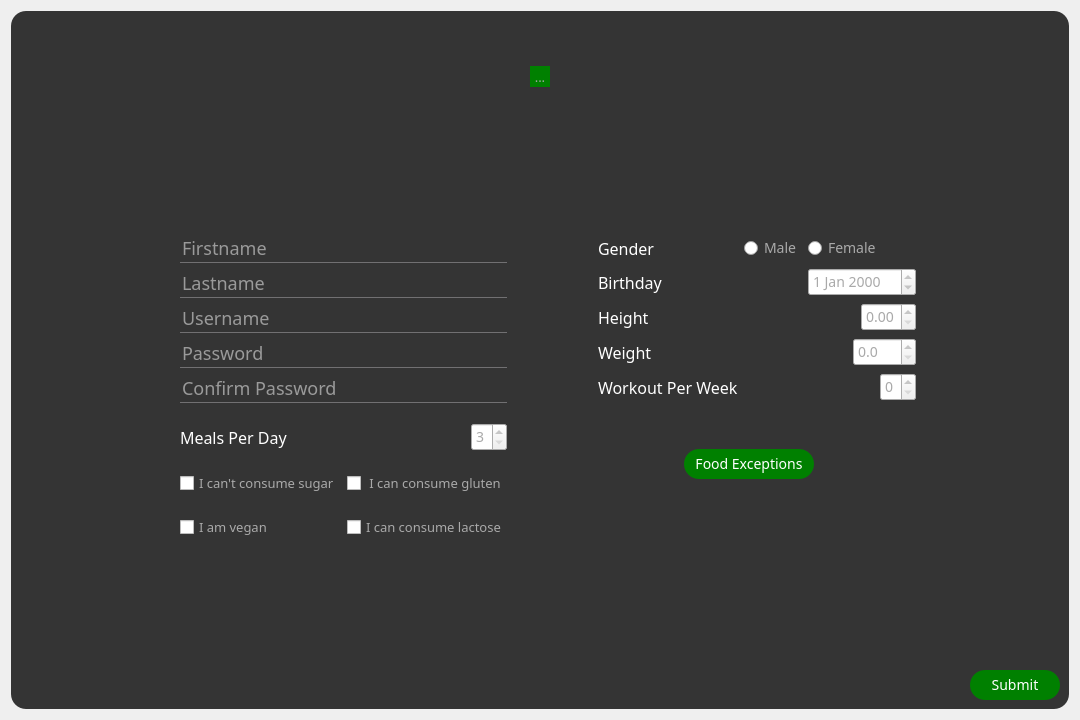
<?xml version="1.0" encoding="UTF-8"?>
<ui version="4.0">
 <class>CreateProfile</class>
 <widget class="QDialog" name="CreateProfile">
  <property name="geometry">
   <rect>
    <x>0</x>
    <y>0</y>
    <width>1080</width>
    <height>720</height>
   </rect>
  </property>
  <property name="windowTitle">
   <string>Create Profile</string>
  </property>
  <property name="styleSheet">
   <string notr="true">*{
	font-family:century gothic;
	font-size: 16px;
}


QFrame{
	background:rgba(0, 0, 0, 200);
	border-radius: 15px;
}

#frame_2{
	background:transparent;
}
QPushButton{
	font-size:14px;
	background:green;
	border-radius: 15px;
}

QToolButton{
	background:green;
	border-style: solid;
	color:darkgray;
	font-size:13px;
	border-radius: 60px;
}

QToolButton:hover{
	background:#16a016;
	border-style: solid;
	color:darkgray;
	font-size:13px;
	border-radius: 60px;
}

QLabel{
	color: white;
	background:transparent;
}

QPushButton{
	color:white;
	/* border-radius: 15px; */
}

QPushButton:hover{
	/*color:darkgray;*/
	background-color:#16a016;
	border: black;
	/* border-radius: 15px; */
}

QLineEdit{
	background: transparent;
	border: none;
/*	color: #717072;*/
color:white;
	border-bottom: 1px solid #717072;
	font-size: 18px;

}

QCheckBox{
	font-size:13px;
	background: none;
	color:darkgray;
}

#formLayout{
color:white;
}

#CreateProfile{
	background: url(/home/groumeliotis/project/Sarah/images/background.jpg);
}

#pushButton_forgot_pwd{
	background: transparent;
	font-size: 12px;

}
#pushButton_forgot_pwd:hover{
	background: transparent;
	font-size: 13px;
}

#label_usr{
	font-size:15px;
	color:red;
}
#label_pwd{
	font-size:15px;
	color:red;
}
#label_logo_S{
	font-size:40px;
    font-family: 'Times New Roman', Times, serif;
}

#label_logo_arah{
	font-size:14px;
    font-family: 'Times New Roman', Times, serif;
}

QRadioButton{
	font-size: 14px;
	color: darkgray;
}

QDateEdit{
	font-size: 14px;
	color: darkgray;
}

QSpinBox{
	font-size: 14px;
	color: darkgray;
}

QDoubleSpinBox{
	font-size: 14px;
	color: darkgray;
}
#label_userExist{
	font-size:15px;
	color:red;
}
#label_pnm{
	font-size:15px;
	color:red;
}
#label_gender{
	font-size:15px;
	color:red;
}

#label_weight{
	font-size:15px;
	color:red;
}

#label_height{
	font-size:15px;
	color:red;
}

#label_lname{
	font-size:15px;
	color:red;
}

#label_fname{
	font-size:15px;
	color:red;
}</string>
  </property>
  <layout class="QGridLayout" name="gridLayout_6">
   <item row="0" column="0">
    <widget class="QFrame" name="frame">
     <property name="frameShape">
      <enum>QFrame::StyledPanel</enum>
     </property>
     <property name="frameShadow">
      <enum>QFrame::Raised</enum>
     </property>
     <layout class="QGridLayout" name="gridLayout_2">
      <item row="6" column="1">
       <spacer name="verticalSpacer">
        <property name="orientation">
         <enum>Qt::Vertical</enum>
        </property>
        <property name="sizeHint" stdset="0">
         <size>
          <width>20</width>
          <height>40</height>
         </size>
        </property>
       </spacer>
      </item>
      <item row="2" column="1">
       <spacer name="verticalSpacer_2">
        <property name="orientation">
         <enum>Qt::Vertical</enum>
        </property>
        <property name="sizeHint" stdset="0">
         <size>
          <width>20</width>
          <height>40</height>
         </size>
        </property>
       </spacer>
      </item>
      <item row="6" column="2" alignment="Qt::AlignRight|Qt::AlignBottom">
       <widget class="QPushButton" name="pushButton_submit">
        <property name="sizePolicy">
         <sizepolicy hsizetype="Fixed" vsizetype="Fixed">
          <horstretch>0</horstretch>
          <verstretch>0</verstretch>
         </sizepolicy>
        </property>
        <property name="minimumSize">
         <size>
          <width>90</width>
          <height>30</height>
         </size>
        </property>
        <property name="text">
         <string>Submit</string>
        </property>
       </widget>
      </item>
      <item row="3" column="0">
       <spacer name="horizontalSpacer_3">
        <property name="orientation">
         <enum>Qt::Horizontal</enum>
        </property>
        <property name="sizeHint" stdset="0">
         <size>
          <width>40</width>
          <height>20</height>
         </size>
        </property>
       </spacer>
      </item>
      <item row="0" column="0">
       <widget class="QFrame" name="frame_2">
        <property name="sizePolicy">
         <sizepolicy hsizetype="Fixed" vsizetype="Fixed">
          <horstretch>0</horstretch>
          <verstretch>0</verstretch>
         </sizepolicy>
        </property>
        <property name="minimumSize">
         <size>
          <width>100</width>
          <height>40</height>
         </size>
        </property>
        <property name="frameShape">
         <enum>QFrame::StyledPanel</enum>
        </property>
        <property name="frameShadow">
         <enum>QFrame::Raised</enum>
        </property>
        <layout class="QGridLayout" name="gridLayout_7">
         <item row="0" column="0">
          <widget class="QLabel" name="label_logo_arah">
           <property name="text">
            <string/>
           </property>
          </widget>
         </item>
        </layout>
       </widget>
      </item>
      <item row="0" column="1">
       <spacer name="verticalSpacer_3">
        <property name="orientation">
         <enum>Qt::Vertical</enum>
        </property>
        <property name="sizeType">
         <enum>QSizePolicy::Fixed</enum>
        </property>
        <property name="sizeHint" stdset="0">
         <size>
          <width>20</width>
          <height>40</height>
         </size>
        </property>
       </spacer>
      </item>
      <item row="3" column="2">
       <spacer name="horizontalSpacer">
        <property name="orientation">
         <enum>Qt::Horizontal</enum>
        </property>
        <property name="sizeType">
         <enum>QSizePolicy::Expanding</enum>
        </property>
        <property name="sizeHint" stdset="0">
         <size>
          <width>70</width>
          <height>20</height>
         </size>
        </property>
       </spacer>
      </item>
      <item row="3" column="1">
       <layout class="QGridLayout" name="gridLayout">
        <item row="1" column="1">
         <layout class="QGridLayout" name="gridLayout_5">
          <item row="0" column="1">
           <widget class="QLabel" name="label_6">
            <property name="text">
             <string>Meals Per Day</string>
            </property>
           </widget>
          </item>
          <item row="0" column="2" alignment="Qt::AlignRight">
           <widget class="QSpinBox" name="spinBox_meals">
            <property name="minimum">
             <number>3</number>
            </property>
            <property name="maximum">
             <number>5</number>
            </property>
           </widget>
          </item>
          <item row="1" column="2">
           <widget class="QCheckBox" name="gluten">
            <property name="text">
             <string> I can consume gluten</string>
            </property>
           </widget>
          </item>
          <item row="1" column="1">
           <widget class="QCheckBox" name="diabetic">
            <property name="text">
             <string>I can't consume sugar</string>
            </property>
           </widget>
          </item>
          <item row="2" column="1">
           <widget class="QCheckBox" name="vegan">
            <property name="text">
             <string>I am vegan</string>
            </property>
           </widget>
          </item>
          <item row="2" column="2">
           <widget class="QCheckBox" name="lact">
            <property name="text">
             <string>I can consume lactose</string>
            </property>
           </widget>
          </item>
          <item row="0" column="0">
           <widget class="QLabel" name="label_7">
            <property name="text">
             <string/>
            </property>
           </widget>
          </item>
         </layout>
        </item>
        <item row="0" column="2">
         <spacer name="horizontalSpacer_2">
          <property name="orientation">
           <enum>Qt::Horizontal</enum>
          </property>
          <property name="sizeType">
           <enum>QSizePolicy::Fixed</enum>
          </property>
          <property name="sizeHint" stdset="0">
           <size>
            <width>70</width>
            <height>20</height>
           </size>
          </property>
         </spacer>
        </item>
        <item row="0" column="3">
         <layout class="QGridLayout" name="gridLayout_4">
          <item row="0" column="2">
           <widget class="QRadioButton" name="male">
            <property name="text">
             <string>Male</string>
            </property>
           </widget>
          </item>
          <item row="0" column="3">
           <widget class="QRadioButton" name="female">
            <property name="text">
             <string>Female</string>
            </property>
           </widget>
          </item>
          <item row="2" column="1">
           <widget class="QLabel" name="label_3">
            <property name="text">
             <string>Height</string>
            </property>
           </widget>
          </item>
          <item row="2" column="3" alignment="Qt::AlignRight">
           <widget class="QDoubleSpinBox" name="doubleSpinBox_height">
            <property name="maximum">
             <double>2.500000000000000</double>
            </property>
            <property name="singleStep">
             <double>0.010000000000000</double>
            </property>
           </widget>
          </item>
          <item row="0" column="1">
           <widget class="QLabel" name="label">
            <property name="text">
             <string>Gender</string>
            </property>
           </widget>
          </item>
          <item row="4" column="1">
           <widget class="QLabel" name="label_5">
            <property name="text">
             <string>Workout Per Week</string>
            </property>
           </widget>
          </item>
          <item row="3" column="3" alignment="Qt::AlignRight">
           <widget class="QDoubleSpinBox" name="doubleSpinBox_weight">
            <property name="decimals">
             <number>1</number>
            </property>
            <property name="maximum">
             <double>500.000000000000000</double>
            </property>
            <property name="singleStep">
             <double>0.100000000000000</double>
            </property>
           </widget>
          </item>
          <item row="3" column="1">
           <widget class="QLabel" name="label_4">
            <property name="text">
             <string>Weight</string>
            </property>
           </widget>
          </item>
          <item row="1" column="1">
           <widget class="QLabel" name="label_2">
            <property name="text">
             <string>Birthday</string>
            </property>
           </widget>
          </item>
          <item row="4" column="3" alignment="Qt::AlignRight">
           <widget class="QSpinBox" name="spinBox_workout">
            <property name="maximum">
             <number>7</number>
            </property>
           </widget>
          </item>
          <item row="1" column="3">
           <widget class="QDateEdit" name="dateEdit_bday">
            <property name="currentSection">
             <enum>QDateTimeEdit::YearSection</enum>
            </property>
           </widget>
          </item>
          <item row="0" column="0">
           <widget class="QLabel" name="label_gender">
            <property name="text">
             <string/>
            </property>
           </widget>
          </item>
          <item row="2" column="0">
           <widget class="QLabel" name="label_height">
            <property name="text">
             <string/>
            </property>
           </widget>
          </item>
          <item row="3" column="0">
           <widget class="QLabel" name="label_weight">
            <property name="text">
             <string/>
            </property>
           </widget>
          </item>
         </layout>
        </item>
        <item row="0" column="1">
         <layout class="QFormLayout" name="formLayout">
          <item row="0" column="1">
           <widget class="QLineEdit" name="lineEdit_fname">
            <property name="sizePolicy">
             <sizepolicy hsizetype="Expanding" vsizetype="Fixed">
              <horstretch>0</horstretch>
              <verstretch>0</verstretch>
             </sizepolicy>
            </property>
            <property name="placeholderText">
             <string>Firstname</string>
            </property>
           </widget>
          </item>
          <item row="1" column="1">
           <widget class="QLineEdit" name="lineEdit_lname">
            <property name="placeholderText">
             <string>Lastname</string>
            </property>
           </widget>
          </item>
          <item row="2" column="0">
           <widget class="QLabel" name="label_userExist">
            <property name="text">
             <string/>
            </property>
           </widget>
          </item>
          <item row="2" column="1">
           <widget class="QLineEdit" name="lineEdit_username">
            <property name="placeholderText">
             <string>Username</string>
            </property>
           </widget>
          </item>
          <item row="3" column="1">
           <widget class="QLineEdit" name="lineEdit_password">
            <property name="echoMode">
             <enum>QLineEdit::Password</enum>
            </property>
            <property name="placeholderText">
             <string>Password</string>
            </property>
           </widget>
          </item>
          <item row="4" column="1">
           <widget class="QLineEdit" name="lineEdit_confirm_password">
            <property name="echoMode">
             <enum>QLineEdit::Password</enum>
            </property>
            <property name="placeholderText">
             <string>Confirm Password</string>
            </property>
           </widget>
          </item>
          <item row="4" column="0">
           <widget class="QLabel" name="label_pnm">
            <property name="text">
             <string/>
            </property>
           </widget>
          </item>
          <item row="0" column="0">
           <widget class="QLabel" name="label_fname">
            <property name="text">
             <string/>
            </property>
           </widget>
          </item>
          <item row="1" column="0">
           <widget class="QLabel" name="label_lname">
            <property name="text">
             <string/>
            </property>
           </widget>
          </item>
         </layout>
        </item>
        <item row="1" column="3">
         <layout class="QGridLayout" name="gridLayout_3">
          <item row="2" column="0">
           <widget class="QScrollArea" name="scrollArea">
            <property name="styleSheet">
             <string notr="true">*{
	background-color:transparent;
}</string>
            </property>
            <property name="widgetResizable">
             <bool>true</bool>
            </property>
            <widget class="QWidget" name="scrollAreaWidgetContents">
             <property name="geometry">
              <rect>
               <x>0</x>
               <y>0</y>
               <width>323</width>
               <height>68</height>
              </rect>
             </property>
             <layout class="QVBoxLayout" name="verticalLayout_2">
              <item>
               <layout class="QVBoxLayout" name="verticalLayout"/>
              </item>
             </layout>
            </widget>
           </widget>
          </item>
          <item row="1" column="0" alignment="Qt::AlignHCenter|Qt::AlignVCenter">
           <widget class="QPushButton" name="pushButton_fexce">
            <property name="sizePolicy">
             <sizepolicy hsizetype="Fixed" vsizetype="Fixed">
              <horstretch>0</horstretch>
              <verstretch>0</verstretch>
             </sizepolicy>
            </property>
            <property name="minimumSize">
             <size>
              <width>130</width>
              <height>30</height>
             </size>
            </property>
            <property name="text">
             <string>Food Exceptions</string>
            </property>
           </widget>
          </item>
          <item row="0" column="0">
           <spacer name="verticalSpacer_4">
            <property name="orientation">
             <enum>Qt::Vertical</enum>
            </property>
            <property name="sizeHint" stdset="0">
             <size>
              <width>20</width>
              <height>40</height>
             </size>
            </property>
           </spacer>
          </item>
         </layout>
        </item>
       </layout>
      </item>
      <item row="1" column="1" alignment="Qt::AlignHCenter|Qt::AlignVCenter">
       <widget class="QToolButton" name="toolButton_avatar_pic">
        <property name="text">
         <string>...</string>
        </property>
        <property name="icon">
         <iconset>
          <normaloff>../../images/avatar.png</normaloff>../../images/avatar.png</iconset>
        </property>
        <property name="iconSize">
         <size>
          <width>100</width>
          <height>100</height>
         </size>
        </property>
       </widget>
      </item>
     </layout>
    </widget>
   </item>
  </layout>
 </widget>
 <tabstops>
  <tabstop>toolButton_avatar_pic</tabstop>
  <tabstop>lineEdit_fname</tabstop>
  <tabstop>lineEdit_lname</tabstop>
  <tabstop>lineEdit_username</tabstop>
  <tabstop>lineEdit_password</tabstop>
  <tabstop>lineEdit_confirm_password</tabstop>
  <tabstop>spinBox_meals</tabstop>
  <tabstop>diabetic</tabstop>
  <tabstop>gluten</tabstop>
  <tabstop>vegan</tabstop>
  <tabstop>lact</tabstop>
  <tabstop>dateEdit_bday</tabstop>
  <tabstop>doubleSpinBox_height</tabstop>
  <tabstop>doubleSpinBox_weight</tabstop>
  <tabstop>spinBox_workout</tabstop>
  <tabstop>pushButton_submit</tabstop>
 </tabstops>
 <resources/>
 <connections/>
</ui>
